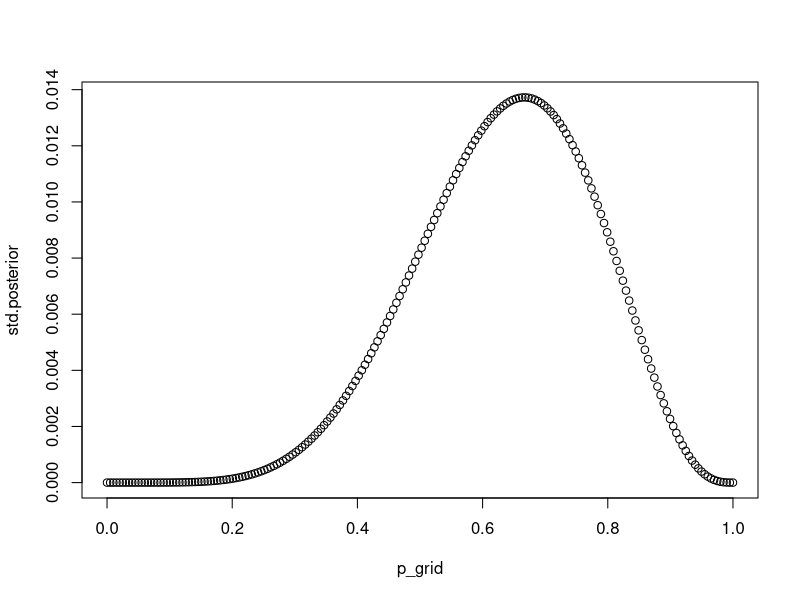

Generate this figure with R:
# Understanding the globe tossing model

# To begin with, we have one set of plausibilities assigned to each probability.  At the begining odof the experiment 
# we assign the same probability to all plausibility.

# The variable is the target inference, p, which is the proportion of water in the globe.  This is an 
# unobserved variable which is called as a parameter.  This is inferred through other paramters, count of water (W) 
# and count of land (L).  The number of globe tosses is W + L

# The goal is to count all the ways data could arise, given the assumptions.  In globe tossing model, for each 
# possible values of the unobserved variable (p) we need to define the relative number of ways, the probaibility
# that the values of each of the observed variables (W,L) could arise.

# Likelihood: A distribution function assigned to an observed variable.  The observed variable W & L are distributed
# binomially with probability 'p' of water on every toss
# The distribution assigned to the un-observed variables have their own variables, which are called the parameters.
# here 'p' is the parameter of the binomial distribution and is also the un-observed variable.

# dbinom(6, size=9, p=0.5) = 0.16.  This gives us the relative number of ways to get six water n 9 tosses with 
# probability of finding the water at 0.5.

# Prior: This is the initial plausibility assignment for each possible value of the parameter 

# Posterior distribution: Updating the prior to their logical consequences.
# posterior is proportional to the product of the prior and the porbability of the data


# Globe tossing model, the 5 steps:

N <- 200 # NUmber of data points

#1. define the grid
p_grid <- seq(from=0, to = 1, length.out = N)

#2. define the prior
prior <- rep(1, N)

#3. likelihood function (likelihood of each value of p)
likelihood <- dbinom(6,size = 9, prob = p_grid)

#4. COmpute product of likelhood and prior
unstd.posterior <- likelihood * prior

#5. Standardize posterior
std.posterior <- unstd.posterior/ sum(unstd.posterior)

# dislaying the posterior distribution

plot(p_grid, std.posterior)